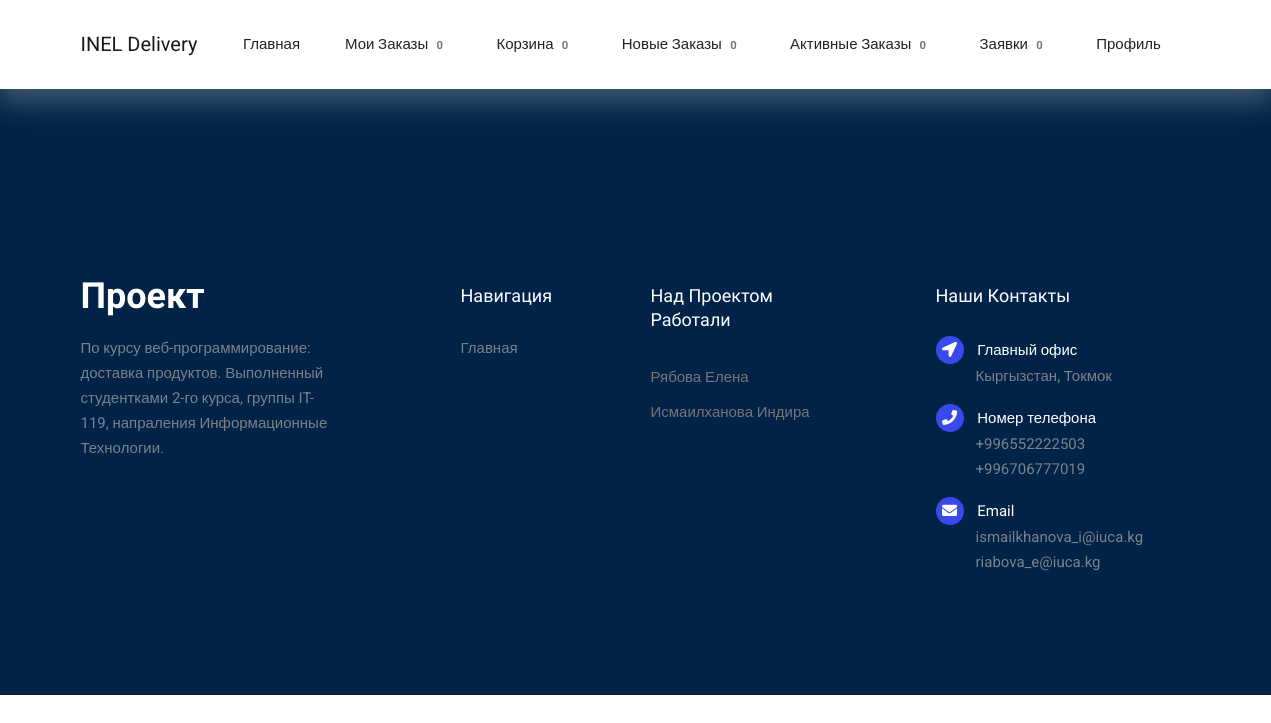
/my_orders/ (signed in), run on an earlier commit of the app's database.
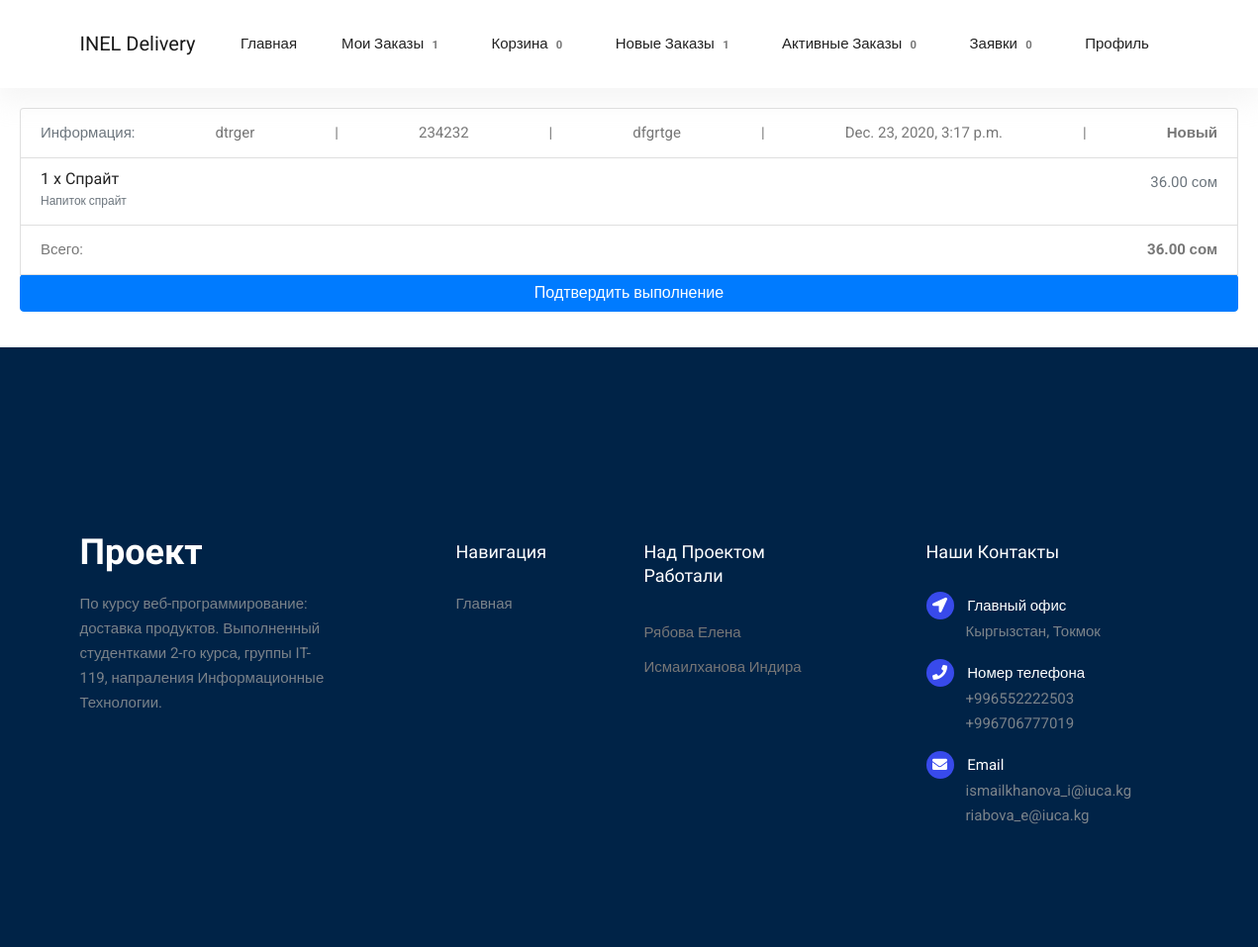
And on a later commit of the database.
### inel_delivery/users/models.py (models this page shows, shortened)
class User(AbstractUser):
    name = CharField(_("Name of User"), blank=True, max_length=255)

### products/models.py (models this page shows, shortened)
class Order(models.Model):
    STATUS = (
        ('Новый', 'Новый заказ'),
        ('В ожидании', 'Заказ в ожидании'),
        ('Выполнен', 'Выполненный заказ')
    )
    user = models.ForeignKey(settings.AUTH_USER_MODEL, on_delete=models.CASCADE, verbose_name="Пользователь")
    products = models.ManyToManyField(OrderProduct, verbose_name="Продукты")
    created_date = models.DateTimeField(verbose_name="Дата")
    status = models.CharField(max_length=16, default='Новый', choices=STATUS, verbose_name="Статус")
    ordered = models.BooleanField(default=False, verbose_name="Заказ оформлен")
    name = models.CharField(max_length=255, null=True, verbose_name="ИФО")
    phone = models.CharField(max_length=255, null=True, verbose_name='Номер телефона')
    address = models.TextField(null=True, verbose_name="Адрес")
    deliveryman = models.ForeignKey(Deliveryman, blank=True, null=True, on_delete=models.CASCADE, verbose_name="Курьер")
    def get_total(self):
        total = 0
        for product in self.products.all():
            total += product.get_final_price()
        return total
    class Meta:
        verbose_name = "Заказ"
        verbose_name_plural = "Заказы"
        permissions = (("view_orders_page", "Can view the orders page"),
                       ("take_orders", "Can take orders"),)

class OrderProduct(models.Model):
    user = models.ForeignKey(settings.AUTH_USER_MODEL, on_delete=models.CASCADE, verbose_name="Пользователь")
    product = models.ForeignKey(Product, on_delete=models.CASCADE, verbose_name="Продукт")
    amount = models.IntegerField(default=1, verbose_name="Количество")
    ordered = models.BooleanField(default=False, verbose_name="Заказ оформлен")
    def get_total_item_price(self):
        return self.amount * self.product.price
    def get_final_price(self):
        return self.get_total_item_price()
    class Meta:
        verbose_name = "Заказанный продукт"
        verbose_name_plural = "Заказанные продукты"

class Product(models.Model):
    name = models.CharField(max_length=255, verbose_name="Название")
    slug = models.SlugField(max_length=255, db_index=True)
    category = models.ForeignKey(Category, on_delete=models.CASCADE, verbose_name="Категория")
    store = models.ForeignKey(Store, on_delete=models.CASCADE, verbose_name="Магазин")
    price = models.DecimalField(decimal_places=2, max_digits=19, verbose_name="Цена")
    desc = models.CharField(max_length=255, verbose_name="Описание")
    available = models.BooleanField(default=True, verbose_name="Доступен")
    created = models.DateTimeField(auto_now_add=True)
    updated = models.DateTimeField(auto_now=True)
    picture = models.ImageField(upload_to="products_pic/", verbose_name="Картинка", blank=True,
                                default="products_pic/no-image.jpg")
    mini_picture = ImageSpecField(source="picture", processors=[ResizeToFill(600, 600)],
                                 format="JPEG", options={"quality": 100})
    class Meta:
        verbose_name = "Продукт"
        verbose_name_plural = "Продукты"

### products/views.py (the view)
# urls.py: path("my_orders/", OrderCustomerList.as_view(), name="order_owner_list"),
class OrderCustomerList(LoginRequiredMixin, ListView):
    model = Order
    template_name = 'products/order_customer_list.html'
    context_object_name = 'ordered_list'
    def get_queryset(self):
        return Order.objects.filter(user=self.request.user)

### inel_delivery/utils/context_processors.py (called while the page is built)
def settings_context(_request):
    return {"DEBUG": settings.DEBUG}

### products/templatetags/cart_template_tags.py (called while the page is built)
@register.filter
def cart_item_count(user):
    if user.is_authenticated:
        qs = Order.objects.filter(user=user.id, ordered=False)
        if qs.exists():
            return qs[0].products.count()
    return 0

@register.filter
def ordered_count(user):
    if user.is_authenticated:
        if Deliveryman.objects.filter(user=user.id).exists():
            qs = Order.objects.filter(ordered=True, deliveryman=None).exclude(user=user.id)
        else:
            qs = Order.objects.filter(ordered=True, deliveryman=None)
        if qs.exists():
            return qs.count()
    return 0

@register.filter
def my_order_count(user):
    if user.is_authenticated:
        qs = Order.objects.filter(user=user.id, ordered=True)
        if qs.exists():
            return qs.count()
    return 0

@register.filter
def delivery_app_count(user):
    if user.is_authenticated:
        qs = ApplicationForm.objects.filter(status="В ожидании")
        if qs.exists():
            return qs.count()
    return 0

### inel_delivery/templates/products/order_customer_list.html
{% extends "base.html" %}
{% load crispy_forms_tags %}
{% block content %}
  {% for ordered in ordered_list %}
    <div class="card-body">
      <ul class="list-group mb-3 z-depth-1">
        <li class="list-group-item d-flex justify-content-between lh-condensed">
          <span class="text-muted">Информация:</span>
          <span>{{ ordered.name }}</span>|<span>{{ ordered.phone }}</span>|
          <span>{{ ordered.address }}</span>|<span>{{ ordered.created_date }}</span>|
          <strong><span>{{ ordered.status }} </span></strong>
        </li>
        {% for order_product in ordered.products.all %}
        <li class="list-group-item d-flex justify-content-between lh-condensed">
            <div>
              <h6 class="my-0">{{ order_product.amount }} x {{ order_product.product.name }}</h6>
              <small class="text-muted">{{ order_product.product.desc }}</small>
            </div>
            <span class="text-muted">{{ order_product.get_final_price }} сом</span>
        </li>
        {% endfor %}
        <li class="list-group-item d-flex justify-content-between">
            <span>Всего:</span>
            <strong>{{ ordered.get_total }} сом</strong>
        </li>
        {% if ordered.user == request.user %}
          <a href="{% url 'products:confirm_execution' pk=ordered.pk %}" class="btn btn-primary">Подтвердить выполнение</a>
        {% endif %}
      </ul>
    </div>
  {% endfor %}
{% endblock %}

### inel_delivery/templates/base.html (shortened to what the changed rows need)
{% load static i18n %}
{% load cart_template_tags %}
<!DOCTYPE html>
<html lang="en">
  <head>
    {% block css %}
    <link rel="stylesheet" href="https://pro.fontawesome.com/releases/v5.10.0/css/all.css"/>
    <link href="{% static 'vendors/bootstrap/bootstrap.min.css' %}" rel="stylesheet">
    <link href="{% static 'vendors/fontawesome/css/all.min.css' %}" rel="stylesheet">
    <link href="{% static 'vendors/themify-icons/themify-icons.css' %}" rel="stylesheet">
    <link href="{% static 'vendors/nice-select/nice-select.css' %}" rel="stylesheet">
    <link href="{% static 'vendors/owl-carousel/owl.theme.default.min.css' %}" rel="stylesheet">
    <link href="{% static 'vendors/owl-carousel/owl.carousel.min.css' %}" rel="stylesheet">
    <link href="{% static 'css/project.css' %}" rel="stylesheet">
    <link href="{% static 'css/style.css' %}" rel="stylesheet">
    {% endblock %}
  </head>
  <body>
    <header class="header_area">
      <div class="main_menu">
        <nav class="navbar navbar-expand-lg navbar-light">
          <div class="container">
            <div class="collapse navbar-collapse offset" id="navbarSupportedContent">
              <ul class="nav navbar-nav menu_nav ml-auto mr-auto">
                {% if request.user.is_authenticated %}
                <li class="nav-item"><a class="nav-link" href="{% url 'products:order_owner_list' %}">Мои заказы</a>
                <span class="badge red z-depth-1 mr-1"> {{ request.user|my_order_count }} </span></li>
                <li class="nav-item"><a class="nav-link" href="{% url 'products:order-summary' %}">Корзина</a>
                <span class="badge red z-depth-1 mr-1"> {{ request.user|cart_item_count }} </span></li>
                {% if perms.products.view_orders_page %}
                <li class="nav-item"><a class="nav-link" href="{% url 'products:ordered' %}">Новые заказы</a>
                <span class="badge red z-depth-1 mr-1"> {{ request.user|ordered_count }} </span></li>
                <li class="nav-item"><a class="nav-link" href="{% url 'products:orders_taken' %}">Активные заказы</a>
                <span class="badge red z-depth-1 mr-1"> {{ request.user|orders_taken_count }} </span></li>
                {% endif %}
                {% if perms.products.view_app_page %}
                <li class="nav-item"><a class="nav-link" href="{% url 'products:app-list' %}">Заявки</a>
                <span class="badge red z-depth-1 mr-1"> {{ request.user|delivery_app_count }} </span></li>
                {% endif %}
                <li class="nav-item submenu dropdown">
                  <a href="#" class="nav-link dropdown-toggle" data-toggle="dropdown" role="button" aria-haspopup="true" aria-expanded="false">Профиль</a>
                </li>
                {% else %}
                <li class="nav-item"><a class="nav-link" href="{% url 'account_login' %}">Войти</a></li>
                <li class="nav-item"><a class="nav-link" href="{% url 'account_signup' %}">Зарегистироваться</a></li>
                {% endif %}
              </ul>
            </div>
          </div>
        </nav>
      </div>
    </header>
    <main class="site-main">
      {% block content %}{% endblock content %}
    </main>
  </body>
</html>

What changed in the data, as far as the page shows it:
changed User: user|my_order_count "0" → "1"; user|ordered_count "0" → "1"
added Order: name "dtrger", phone "234232", address "dfgrtge", created_date "Dec. 23, 2020, 3:17 p.m.", status "Новый", get_total "36.00", shows "Подтвердить выполнение"
added OrderProduct: amount "1", product.name "Спрайт", product.desc "Напиток спрайт", get_final_price "36.00"
